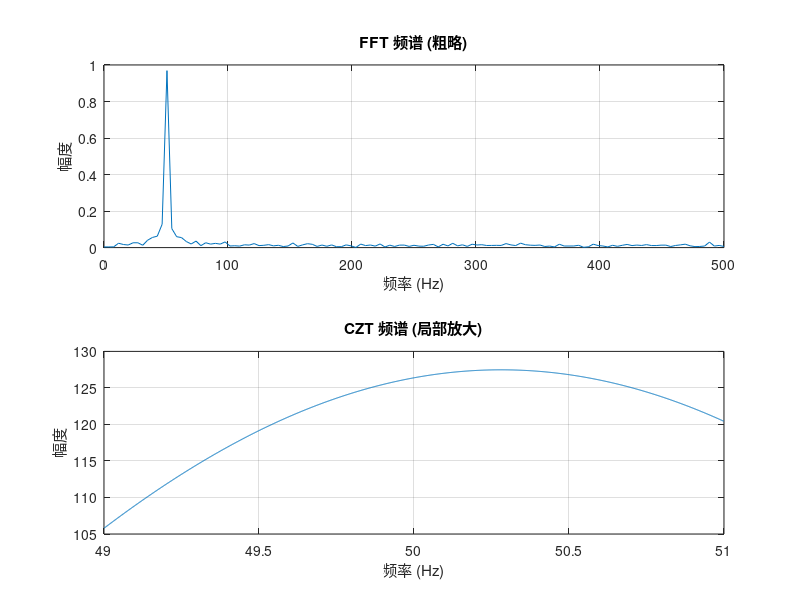

The MATLAB script that drew this image:
% 示例：使用CZT进行频率估计
fs = 1000;         % 采样频率
N = 256;           % 采样点数
t = (0:N-1)/fs;    % 时间向量

f_true = 50.3;     % 真实信号频率 (故意设置一个不在FFT谱线上的频率)
x = sin(2*pi*f_true*t) + 0.1*randn(size(t)); % 含噪声的正弦信号

% 1. 粗略FFT分析
Y_fft = fft(x);
P2 = abs(Y_fft/N);
P1 = P2(1:N/2+1);
P1(2:end-1) = 2*P1(2:end-1);
f_fft = fs*(0:(N/2))/N;

figure;
subplot(2,1,1);
plot(f_fft, P1);
title('FFT 频谱 (粗略)');
xlabel('频率 (Hz)');
ylabel('幅度');
grid on;

% 2. 确定感兴趣的频率范围 (例如，在FFT峰值附近)
% 假设我们从FFT看出峰值在50Hz左右
f_start = 49;      % CZT起始频率
f_end = 51;        % CZT终止频率
M_czt = 2000;      % CZT输出点数 (越多分辨率越高)

% 使用 czt 函数进行频率估计
% cz(x, M, W, A)
% x: 输入信号
% M: 输出点数
% W: Z平面上的螺旋线的比率 W = exp(-j*2*pi*(f_end - f_start) / (M * fs))
% A: Z平面上的螺旋线的起始点 A = exp(j*2*pi*f_start / fs)
% 这里我们关心的是频率轴，所以W和A的设置与频率范围相关

% 转换到 C. Z. Transform 参数
W = exp(-1i * 2 * pi * (f_end - f_start) / (M_czt * fs));
A = exp(1i * 2 * pi * f_start / fs);

Y_czt = czt(x, M_czt, W, A);

% 计算CZT对应的频率轴
f_czt = (f_start + (0:M_czt-1) * (f_end - f_start) / M_czt);

subplot(2,1,2);
plot(f_czt, abs(Y_czt));
title('CZT 频谱 (局部放大)');
xlabel('频率 (Hz)');
ylabel('幅度');
grid on;

% 寻找CZT频谱的峰值
[max_val, idx_max] = max(abs(Y_czt));
estimated_f_czt = f_czt(idx_max);

fprintf('FFT 估计的频率 (粗略): %.2f Hz\n', f_fft(find(P1==max(P1))));
fprintf('CZT 估计的频率 (精确): %.4f Hz\n', estimated_f_czt);
fprintf('真实频率: %.2f Hz\n', f_true);